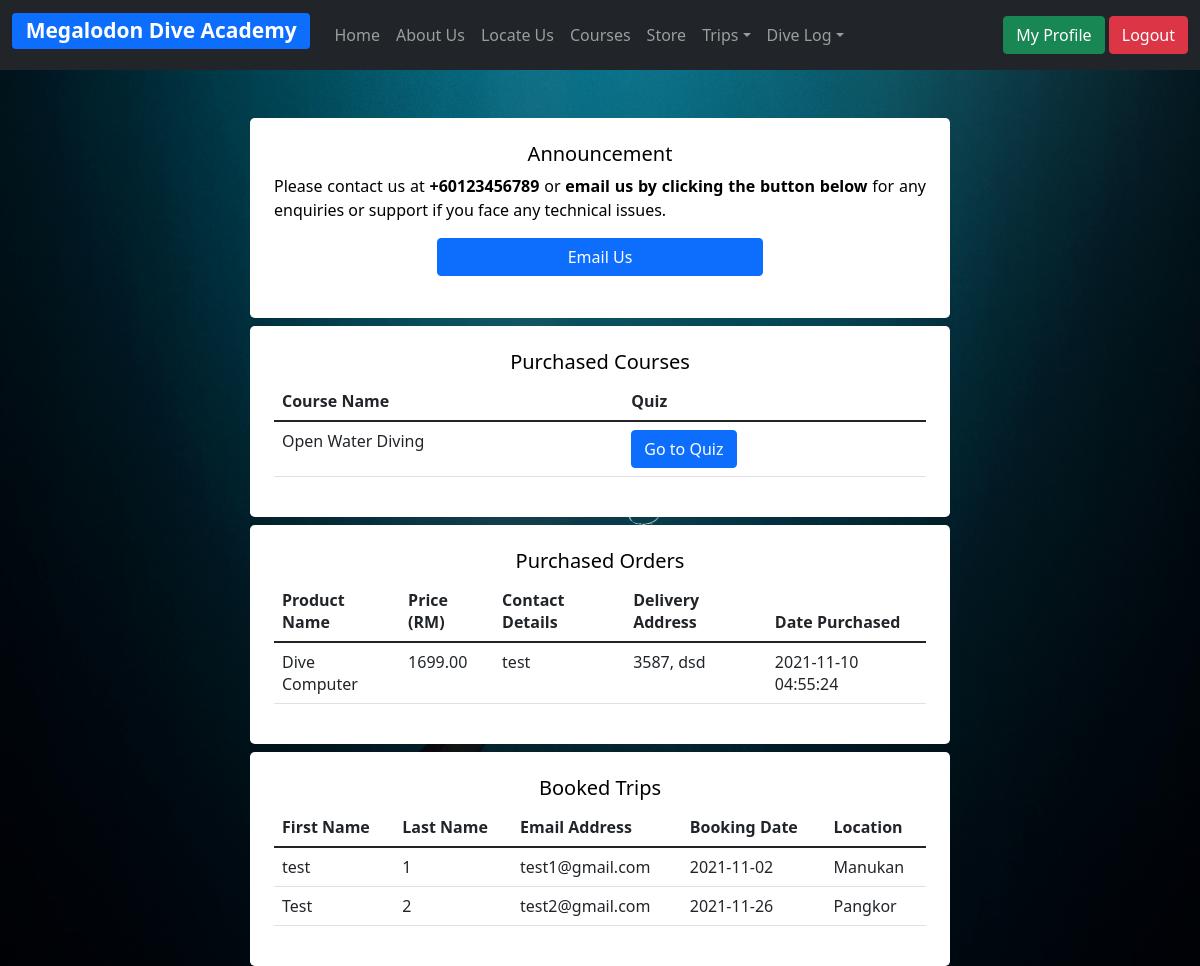
Page / (signed in) on the earlier database version.
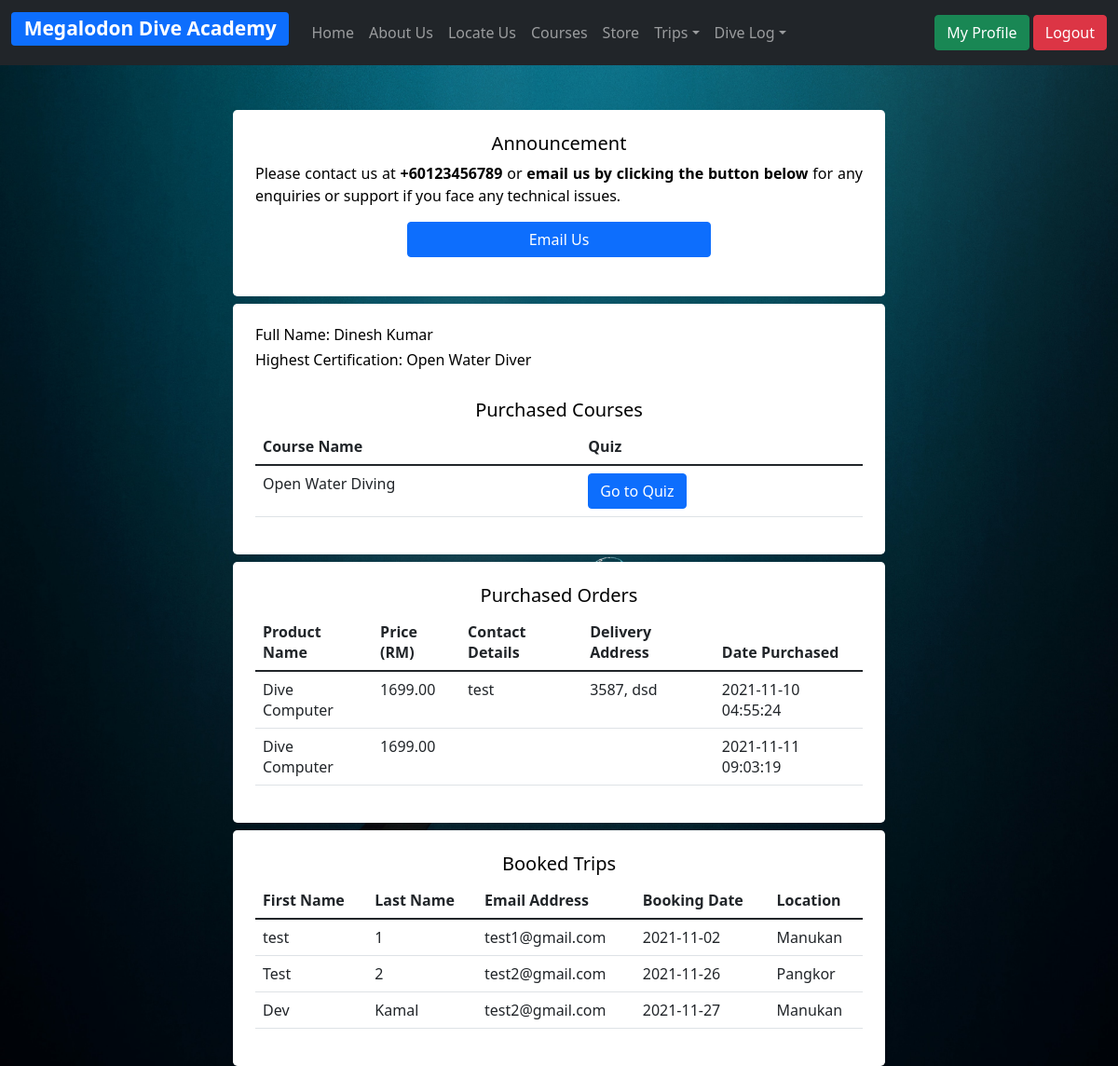
Same page on the later database version.
### tables this page shows
CREATE TABLE `courseregis` (
  `regisID` int(11) NOT NULL,
  `username` varchar(200) NOT NULL,
  `fname` varchar(100) NOT NULL,
  `lname` varchar(100) NOT NULL,
  `contact` varchar(100) NOT NULL,
  `courseName` varchar(200) NOT NULL,
  `courseQuiz` varchar(100) NOT NULL
);

CREATE TABLE `orders` (
  `id` int(11) NOT NULL,
  `itemName` varchar(100) NOT NULL,
  `name` varchar(100) NOT NULL,
  `price` varchar(100) NOT NULL,
  `contact` varchar(100) NOT NULL,
  `address` varchar(1000) NOT NULL,
  `username` varchar(100) DEFAULT NULL,
  `datePurchased` timestamp NOT NULL DEFAULT CURRENT_TIMESTAMP
);

CREATE TABLE `bookings` (
  `id` int(11) NOT NULL,
  `fname` varchar(50) NOT NULL,
  `lname` varchar(50) NOT NULL,
  `email` varchar(100) NOT NULL,
  `bookingDate` date NOT NULL,
  `location` varchar(100) NOT NULL,
  `username` varchar(100) DEFAULT NULL
);

CREATE TABLE `certification` (
  `id` int(11) NOT NULL,
  `name` varchar(100) NOT NULL,
  `certification` varchar(100) NOT NULL,
  `username` varchar(100) NOT NULL
);

### index.php (the view, shortened to what this page needs)
<?php
include('header/navUser.php');
?>
<!DOCTYPE html>
<html>
    <head>
        <link href="https://cdn.jsdelivr.net/npm/bootstrap@5.1.3/dist/css/bootstrap.min.css" rel="stylesheet">
        <link rel="stylesheet" type="text/css" href="css/form.css" />
    </head>
    <body>
        <div class="mx-auto mt-5 mb-2 bg-white text-black p-4" style="width: 700px; height: 200px; border-radius: .30rem">
            <h5 class="text-center">Announcement</h5>
            <p style="text-align: justify;">Please contact us at <b>+60123456789</b> or <b>email us by clicking the button below</b> for any enquiries or support if you face any technical issues.</p>
            <div class="d-grid gap-2 col-6 mx-auto">
                <button class="btn btn-primary" type="button">Email Us</button>
            </div>
        </div>
        <div class="mx-auto mt-1 mb-2 bg-white text-black p-4" style="width: 700px; height:fit-content; border-radius: .30rem">
            <?php
            $username = $_SESSION['username'];
            $mysqli = new mysqli('localhost', 'root', '', 'megalodon' ) or die(mysqli_error($mysqli));
            $courseList = $mysqli->query("SELECT * FROM courseRegis WHERE username='$username'") or die(mysqli_error($mysqli));
            $certification = $mysqli->query("SELECT * FROM certification WHERE username='$username'") or die(mysqli_error($mysqli));
            ?>
                    <?php
                    while ($row = $certification->fetch_assoc()): ?>
                    <h6 style="text-align: justify">Full Name: <?php echo $row['name']; ?></h6>
                    <h6 style="text-align: justify">Highest Certification: <?php echo $row['certification']; ?></h6>
                    <br/>
                    <?php endwhile; ?>
                    <table class="table">
                    <thead>
                        <tr>
                            <h5 class="text-center">Purchased Courses</h5>
                        </tr>
                        <tr>
                            <th>Course Name</th>
                            <th>Quiz</th>
                        </tr>
                    </thead>
                    <?php
                    while ($row = $courseList->fetch_assoc()): ?>
                    <tr>
                        <td><?php echo $row['courseName']; ?></td>
                        <td><a class="btn btn-primary" href="<?php echo $row['courseQuiz'];?>" role="button">Go to Quiz</a><td>
                    </tr>
                    <?php endwhile; ?>
                    </table>
        </div>
        <div class="mx-auto mt-1 mb-2 bg-white text-black p-4" style="width: 700px; height:fit-content; border-radius: .30rem">
            <?php
            $username = $_SESSION['username'];
            $mysqli = new mysqli('localhost', 'root', '', 'megalodon' ) or die(mysqli_error($mysqli));
            $orderList = $mysqli->query("SELECT * FROM orders WHERE username='$username'") or die(mysqli_error($mysqli));
            ?>
                    <table class="table">
                    <thead>
                        <tr>
                            <h5 class="text-center">Purchased Orders</h5>
                        </tr>
                        <tr>
                            <th>Product Name</th>
                            <th>Price (RM)</th>
                            <th>Contact Details</th>
                            <th>Delivery Address</th>
                            <th>Date Purchased</th>
                        </tr>
                    </thead>
                    <?php
                    while ($row = $orderList->fetch_assoc()): ?>
                    <tr>
                        <td><?php echo $row['itemName']; ?></td>
                        <td><?php echo $row['price']; ?></td>
                        <td><?php echo $row['contact']; ?></td>
                        <td><?php echo $row['address']; ?></td>
                        <td><?php echo $row['datePurchased']; ?></td>
                    </tr>
                    <?php endwhile; ?>
                    </table>
        </div>
        <div class="mx-auto mt-1 mb-2 bg-white text-black p-4" style="width: 700px; height:fit-content; border-radius: .30rem">
            <?php
            $username = $_SESSION['username'];
            $mysqli = new mysqli('localhost', 'root', '', 'megalodon' ) or die(mysqli_error($mysqli));
            $bookingList = $mysqli->query("SELECT * FROM bookings WHERE username='$username'") or die(mysqli_error($mysqli));
            ?>
                    <table class="table">
                    <thead>
                        <tr>
                            <h5 class="text-center">Booked Trips</h5>
                        </tr>
                        <tr>
                            <th>First Name</th>
                            <th>Last Name</th>
                            <th>Email Address</th>
                            <th>Booking Date</th>
                            <th>Location</th>
                        </tr>
                    </thead>
                    <?php
                    while ($row = $bookingList->fetch_assoc()): ?>
                    <tr>
                        <td><?php echo $row['fname']; ?></td>
                        <td><?php echo $row['lname']; ?></td>
                        <td><?php echo $row['email']; ?></td>
                        <td><?php echo $row['bookingDate']; ?></td>
                        <td><?php echo $row['location']; ?></td>
                    </tr>
                    <?php endwhile; ?>
                    </table>
        </div>
    </body>
</html>

### header/navUser.php (shortened to what this page needs)
<nav class="navbar navbar-expand-lg navbar-dark bg-dark">
  <div class="container-fluid">
    <a class="navbar-brand" href="#"><h3><span class="badge bg-primary">Megalodon Dive Academy</span></h3></a>
        <div class="collapse navbar-collapse" id="navbarSupportedContent">
          <ul class="navbar-nav me-auto mb-2 mb-lg-0">
            <li class="nav-item">
              <a class="nav-link" aria-current="page" href="index.php">Home</a>
            </li>
            <li class="nav-item">
              <a class="nav-link" href="aboutUs.php">About Us</a>
            </li>
            <li class="nav-item">
              <a class="nav-link" href="locateUs.php">Locate Us</a>
            </li>
            <li class="nav-item">
              <a class="nav-link" href="courses.php">Courses</a>
            </li>
            <li class="nav-item">
              <a class="nav-link" href="shop.php">Store</a>
            </li>
            <li class="nav-item dropdown">
              <a class="nav-link dropdown-toggle" href="#" id="navbarDropdown" role="button" data-bs-toggle="dropdown" aria-expanded="false">Trips</a>
            </li>
            <li class="nav-item dropdown">
              <a class="nav-link dropdown-toggle" href="#" id="navbarDropdown" role="button" data-bs-toggle="dropdown" aria-expanded="false">Dive Log</a>
            </li>
          </ul>
          <div class="d-grid gap-10 d-md-block">
            <a class="btn btn-success" href="index.php?logout='1'" role="button">My Profile</a>
            <a class="btn btn-danger" href="index.php?logout='1'" role="button">Logout</a>
          </div>
        </div>
  </div>
</nav>

### css/form.css (style rules this page uses)
body, html { height: 100%; background-image: url(http://localhost/diver/img/background.jpg); background-position: center; background-repeat: no-repeat; background-size: cover; background-color: #030303; }

Differences in the rows shown:
added certification: name "Dinesh Kumar", certification "Open Water Diver"
added orders: itemName "Dive Computer", price "1699.00", datePurchased "2021-11-11 09:03:19"
added bookings: fname "Dev", lname "Kamal", email "test2@gmail.com", bookingDate "2021-11-27", location "Manukan"
